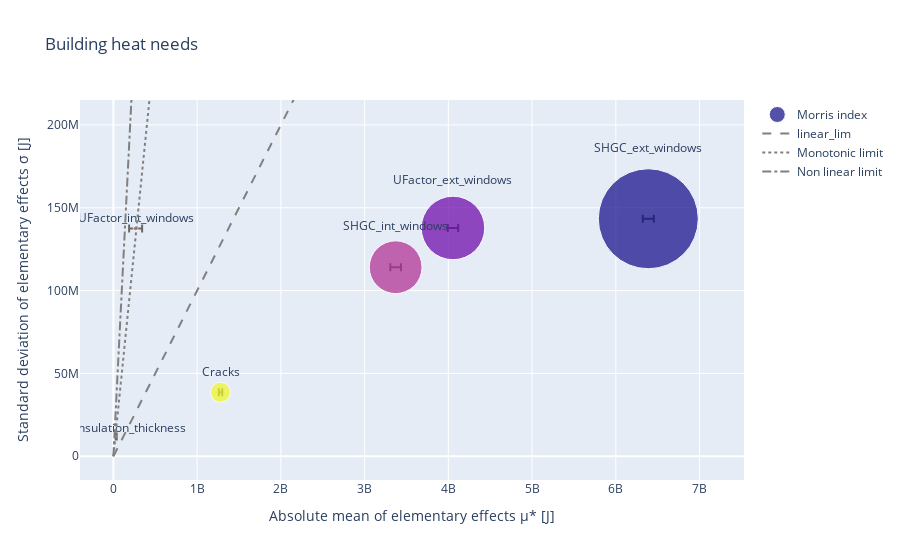

Write notebook code for a chart like this one.
### Code cell
plot_morris_scatter(salib_res=sa_analysis.sensitivity_results, title='Building heat needs', unit='J', autosize=True)

### Figure 1 — Plotly figure (JSON) as saved in the notebook; plotly's stock layout.template omitted (floating-point values rounded to 4 significant figures)
{"data": [{"error_x": {"array": [65800000.0, 62320000.0, 63610000.0, 77740000.0, 5965000.0, 20720000.0], "color": "#696969", "type": "data", "visible": true}, "marker": {"color": [0, 1, 2, 3, 4, 5], "size": [100.0, 63.5, 52.78, 4.675, 0.5544, 20.03]}, "mode": "markers+text", "name": "Morris index", "text": ["SHGC_ext_windows", "UFactor_ext_windows", "SHGC_int_windows", "UFactor_int_windows", "Wall_insulation_thickness", "Cracks"], "textposition": "top center", "x": [6388000000.0, 4055000000.0, 3371000000.0, 265200000.0, 33360000.0, 1279000000.0], "y": [143400000.0, 137800000.0, 114100000.0, 137500000.0, 11910000.0, 38660000.0], "type": "scatter"}, {"line": {"color": "grey", "dash": "dash"}, "mode": "lines", "name": "linear_lim", "x": [0.0, 7027000000.0], "y": [0.0, 702700000.0], "type": "scatter"}, {"line": {"color": "grey", "dash": "dot"}, "mode": "lines", "name": "Monotonic limit", "x": [0.0, 7027000000.0], "y": [0.0, 3513000000.0], "type": "scatter"}, {"line": {"color": "grey", "dash": "dashdot"}, "mode": "lines", "name": "Non linear limit", "x": [0.0, 7027000000.0], "y": [0.0, 7027000000.0], "type": "scatter"}], "layout": {"yaxis": {"title": {"text": "Standard deviation of elementary effects σ [J]"}, "range": [-14340000.0, 215000000.0]}, "title": {"text": "Building heat needs"}, "xaxis": {"title": {"text": "Absolute mean of elementary effects μ* [J]"}}}}
